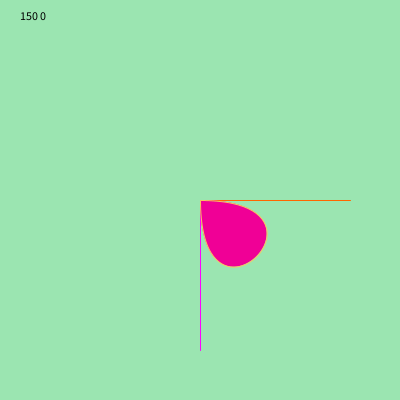
Frame 1 (no input)
Frame 60 (the mouse pressed at the canvas centre just before this capture): identical to frame 1, image omitted
Frame 120 (the mouse held since frame 60 and released just before this capture): identical to frame 1, image omitted

The Processing sketch that drew this single still picture (run headless with seeded random() and noise(); from frame 60 on, the mouse is pressed at the canvas centre):

// Processing sketch: CharlieFlower00
// ── CharlieFlower00.pde

int apx1 = 0;  // anchor point
int apy1 = 0;   
int cpx1 = 150;  // control point
int cpy1 = 0;
int cpx2 = 0;
int cpy2 = 150;
int apx2 = 0;
int apy2 = 0;
int petalcount = 5;  // Change this for the number of petals
int petalcolor = #F00096;  // Change this for the color
int edgecolor = #F7C661;

void setup() {
  size(400, 400);
  //  noFill();
}
void draw() {
  background(#9BE5B1);
  //  bezier(30, 20, 80, 5, 80, 75, 30, 75);
  int x = cpx1;
  int y = cpy1;
  fill(0);
  text(x + " " + y, 20, 20);
  translate(width/2, height/2);
  stroke(255, 102, 0);

  stroke(255, 102, 0);
  line(apx1, apy1, x, y);
  stroke(255, 0, 255);
  line(apx2, apy2, y, x);
  noStroke();
  stroke(edgecolor);
  fill(petalcolor);
  bezier(apx1, apy1, x, y, y, x, apx2, apy2);
    
  }
